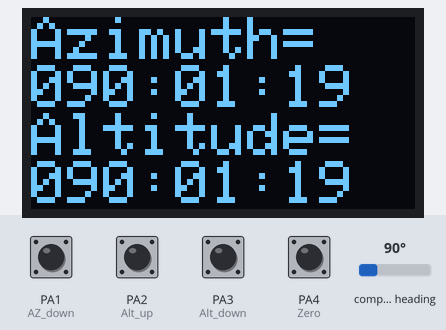
Bench run of a sketch on a simulated STM32 Black Pill. Shown: 128×64 one-colour display. Wiring (inferred from the names in the program): AS5600 angle sensor at I2C address 0x36. The inputs (shaded band) are chosen by the test bench; at power-on: PA1 (AZ_down), PA2 (Alt_up), PA3 (Alt_down), PA4 (Zero) HIGH, compass heading 90°.

Above: at 1.3 s.
1.4 s: PA1 (AZ_down) pulled LOW for 1 s
At 3.1 s:
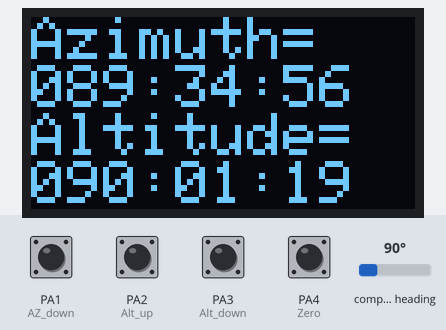
3.9 s: compass heading set to 7°
At 4.3 s:
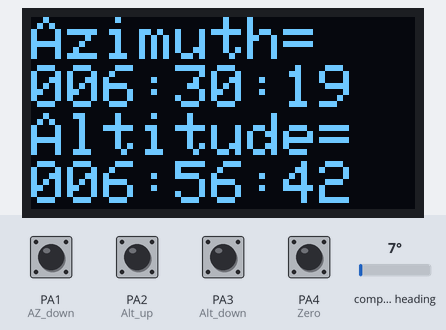
5.4 s: PA2 (Alt_up) pulled LOW for 1 s
At 7.5 s:
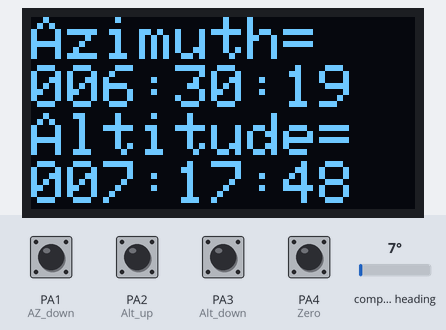
7.9 s: PA3 (Alt_down) pulled LOW for 1 s
At 9.2 s:
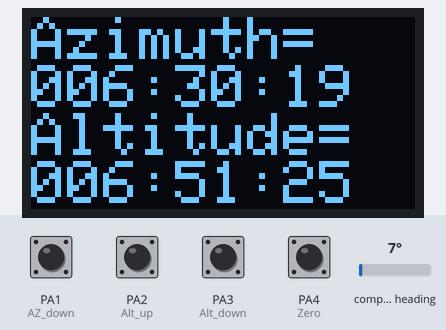
10.4 s: PA1 (AZ_down) pulled LOW for 0.15 s
At 11.5 s:
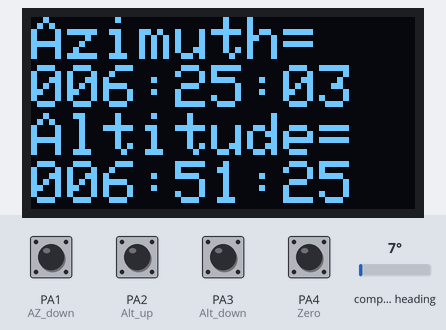
12.0 s: PA2 (Alt_up) pulled LOW for 0.15 s
At 12.6 s:
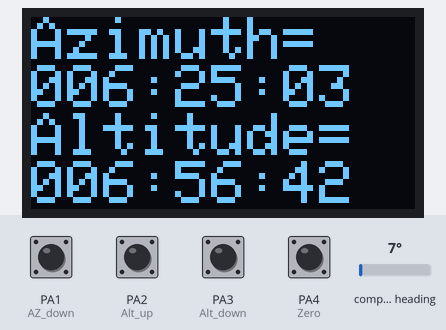
Timing chart, 0 to 14.6 s (numbered marks = the images above; inputs shaded):
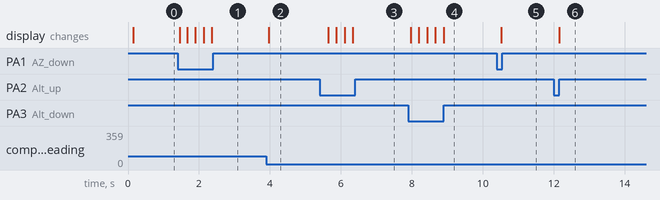

Measured:
- after the input at 1.4 s, the display: first changes after 0.05 s (image 1 shows a later state)
- after the input at 3.9 s, the display: changes after 0.06 s (image 2)
- after the input at 5.4 s, the display: first changes after 0.24 s (image 3 shows a later state)
- after the input at 7.9 s, the display: first changes after 0.07 s (image 4 shows a later state)
- after the input at 10.4 s, the display: changes after 0.13 s (image 5)
- after the input at 12.0 s, the display: changes after 0.15 s (image 6)

The sketch:

dual_AS5600.ino
```cpp
// (licence header left out)
/* Example pinmap for BlackPill
        SDA   SCL
 I2C-1  PB7   PB6     Used for Oled Display
 I2C-2  PB3   PB10    Used to connect AS5600 Azimuth
 I2C-3  PB4   PA8     Used to connect AS5600 Altitude

 Button AZ+  PA0
 Button AZ-  PA1
 Button ALT+ PA2
 Button ALT- PA3
 Button Zero PA4
*/


#include <Wire.h>
// I2C-2 instance
TwoWire Wire2(PB3, PB10);
TwoWire Wire3(PB4, PA8);

int offset_az=0, offset_alt=0;
uint32_t temps=0;

void setup() {
  inputs_init();
  oled_init();
  Wire2.begin();
  Wire3.begin();
}


void loop() {
  char azimuth[10] = {0};
  char hauteur[10] = {0};
  float degres;
  int deg, minu, sec;

  degres = (float)(az()+offset_az)/4095*360;
  if (degres<0) degres += 360;
  deg= degres;
  minu=(degres-deg)*60;
  sec=(((degres-deg)*60)-minu)*60;
  sprintf(azimuth, "%03d:%02d:%02d", deg, minu, sec);
  //sprintf(azimuth, "%2.3f", (float)az()/4095*360);
  degres=(float)(alt()+offset_alt)/4095*360;
  if (degres<0) degres += 360;
  deg= degres;
  minu=(degres-deg)*60;
  sec=(((degres-deg)*60)-minu)*60;
  sprintf(hauteur, "%03d:%02d:%02d", deg, minu, sec);
  delay(10);
  oled_print(azimuth, hauteur);
  if ((millis()-temps)>200){
    get_button();
    temps=millis();
  }
}

uint16_t az()
{
  Wire2.beginTransmission(0x36);
  Wire2.write(0x0c);
  int error = Wire2.endTransmission();
  Wire2.requestFrom(0x36, (uint8_t)2);
  uint16_t data1 = Wire2.read();
  data1 <<= 8;
  data1 += Wire2.read();
  return data1;
}

uint16_t alt()
{
  Wire3.beginTransmission(0x36);
  Wire3.write(0x0c);
  int error = Wire3.endTransmission();
  Wire3.requestFrom(0x36, (uint8_t)2);
  uint16_t data = Wire3.read();
  data <<= 8;
  data += Wire3.read();
  return data;
}
```

Oled.ino
```cpp
#include "SSD1306Ascii.h"
#include "SSD1306AsciiWire.h"

#define I2C_ADDRESS 0x3C

SSD1306AsciiWire oled;


void oled_init() {
  Wire.begin();
  Wire.setClock(400000L);  // original 400000L
  oled.begin(&Adafruit128x64, I2C_ADDRESS);
  oled.setFont(Adafruit5x7);
  oled.set2X();
  oled.clear();
  oled.println("Azimuth= ");
  oled.println(" ");
  oled.println("Altitude= ");
  oled.println(" ");
}

void oled_print(char *azimuth, char *hauteur){
  //oled.clear(); // just print over so no flicker
  oled.setCursor(0, 0);
  oled.println("Azimuth= ");
  oled.println(azimuth);
  oled.println("Altitude= ");
  oled.println(hauteur);
}
```

inputs.ino
```cpp
#define AZ_up PA0
#define AZ_down PA1
#define Alt_up PA2
#define Alt_down PA3
#define Zero  PA4

int AZ_state, Alt_state;


void inputs_init(){
  pinMode(AZ_up, INPUT_PULLUP);
  pinMode(AZ_down, INPUT_PULLUP);
  pinMode(Alt_up, INPUT_PULLUP);
  pinMode(Alt_down, INPUT_PULLUP);
  pinMode(Zero, INPUT_PULLUP);
}

void  get_button(){
  AZ_state=0;
  Alt_state=0;
  if (!digitalRead(AZ_up)) AZ_state=1;
  if (!digitalRead(AZ_down)) AZ_state=-1;
  if (!digitalRead(Alt_up)) Alt_state=1;
  if (!digitalRead(Alt_down)) Alt_state=-1;
  if(AZ_state!=0){
    offset_az+=AZ_state;
    if (offset_az<-2048) offset_az=-2048;
    if (offset_az>2048) offset_az=2048;
  }
  if(Alt_state!=0){
    offset_alt+=Alt_state;
    if (offset_alt<-2048) offset_alt=-2048;
    if (offset_alt>2048) offset_alt=2048;
  }
  if(!digitalRead(Zero)){
    if ((az()<50 | az()> 4046) & (alt()<50 | alt()>4046)){  // Reset to Zero only less +/- 5°
      offset_az=-az();
      offset_alt=-alt();
    }
  }
}
```
